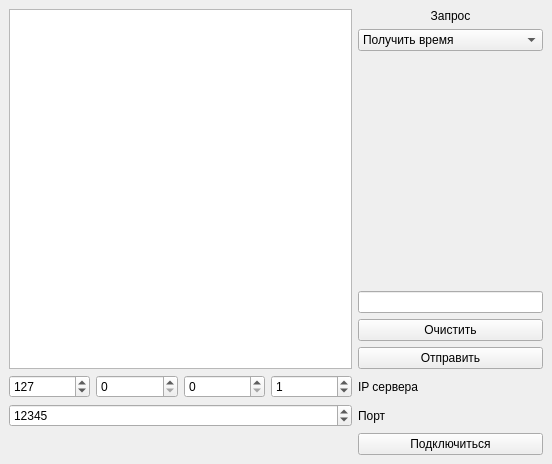
<?xml version="1.0" encoding="UTF-8"?>
<ui version="4.0">
 <class>MainWindow</class>
 <widget class="QMainWindow" name="MainWindow">
  <property name="geometry">
   <rect>
    <x>0</x>
    <y>0</y>
    <width>552</width>
    <height>464</height>
   </rect>
  </property>
  <property name="windowTitle">
   <string>TCPclient</string>
  </property>
  <widget class="QWidget" name="centralwidget">
   <layout class="QGridLayout" name="gridLayout">
    <item row="6" column="1">
     <widget class="QSpinBox" name="spB_ip3">
      <property name="sizePolicy">
       <sizepolicy hsizetype="Preferred" vsizetype="Fixed">
        <horstretch>0</horstretch>
        <verstretch>0</verstretch>
       </sizepolicy>
      </property>
      <property name="maximum">
       <number>255</number>
      </property>
     </widget>
    </item>
    <item row="6" column="3">
     <widget class="QSpinBox" name="spB_ip1">
      <property name="sizePolicy">
       <sizepolicy hsizetype="Preferred" vsizetype="Fixed">
        <horstretch>0</horstretch>
        <verstretch>0</verstretch>
       </sizepolicy>
      </property>
      <property name="maximum">
       <number>255</number>
      </property>
      <property name="value">
       <number>1</number>
      </property>
     </widget>
    </item>
    <item row="7" column="0" colspan="4">
     <widget class="QSpinBox" name="spB_port">
      <property name="minimum">
       <number>1</number>
      </property>
      <property name="maximum">
       <number>65535</number>
      </property>
      <property name="value">
       <number>12345</number>
      </property>
     </widget>
    </item>
    <item row="8" column="4">
     <widget class="QPushButton" name="pb_connect">
      <property name="sizePolicy">
       <sizepolicy hsizetype="Preferred" vsizetype="Fixed">
        <horstretch>0</horstretch>
        <verstretch>0</verstretch>
       </sizepolicy>
      </property>
      <property name="text">
       <string>Подключиться</string>
      </property>
     </widget>
    </item>
    <item row="6" column="2">
     <widget class="QSpinBox" name="spB_ip2">
      <property name="sizePolicy">
       <sizepolicy hsizetype="Preferred" vsizetype="Fixed">
        <horstretch>0</horstretch>
        <verstretch>0</verstretch>
       </sizepolicy>
      </property>
      <property name="maximum">
       <number>255</number>
      </property>
     </widget>
    </item>
    <item row="3" column="4">
     <widget class="QLineEdit" name="le_data">
      <property name="sizePolicy">
       <sizepolicy hsizetype="Preferred" vsizetype="Fixed">
        <horstretch>0</horstretch>
        <verstretch>0</verstretch>
       </sizepolicy>
      </property>
     </widget>
    </item>
    <item row="6" column="0">
     <widget class="QSpinBox" name="spB_ip4">
      <property name="sizePolicy">
       <sizepolicy hsizetype="Preferred" vsizetype="Fixed">
        <horstretch>0</horstretch>
        <verstretch>0</verstretch>
       </sizepolicy>
      </property>
      <property name="maximum">
       <number>255</number>
      </property>
      <property name="value">
       <number>127</number>
      </property>
     </widget>
    </item>
    <item row="5" column="4">
     <widget class="QPushButton" name="pb_request">
      <property name="sizePolicy">
       <sizepolicy hsizetype="Preferred" vsizetype="Fixed">
        <horstretch>0</horstretch>
        <verstretch>0</verstretch>
       </sizepolicy>
      </property>
      <property name="text">
       <string>Отправить</string>
      </property>
     </widget>
    </item>
    <item row="7" column="4">
     <widget class="QLabel" name="lb_port">
      <property name="text">
       <string>Порт</string>
      </property>
     </widget>
    </item>
    <item row="4" column="4">
     <widget class="QPushButton" name="pb_clear">
      <property name="sizePolicy">
       <sizepolicy hsizetype="Preferred" vsizetype="Fixed">
        <horstretch>0</horstretch>
        <verstretch>0</verstretch>
       </sizepolicy>
      </property>
      <property name="text">
       <string>Очистить</string>
      </property>
     </widget>
    </item>
    <item row="6" column="4">
     <widget class="QLabel" name="lb_ip">
      <property name="text">
       <string>IP сервера</string>
      </property>
     </widget>
    </item>
    <item row="8" column="0">
     <widget class="QLabel" name="lb_connectStatus">
      <property name="text">
       <string/>
      </property>
     </widget>
    </item>
    <item row="2" column="4">
     <spacer name="verticalSpacer">
      <property name="orientation">
       <enum>Qt::Orientation::Vertical</enum>
      </property>
      <property name="sizeHint" stdset="0">
       <size>
        <width>20</width>
        <height>40</height>
       </size>
      </property>
     </spacer>
    </item>
    <item row="0" column="4">
     <widget class="QLabel" name="lb_request">
      <property name="text">
       <string>Запрос</string>
      </property>
      <property name="alignment">
       <set>Qt::AlignmentFlag::AlignCenter</set>
      </property>
     </widget>
    </item>
    <item row="0" column="0" rowspan="6" colspan="4">
     <widget class="QTextBrowser" name="tb_result">
      <property name="sizePolicy">
       <sizepolicy hsizetype="Preferred" vsizetype="Expanding">
        <horstretch>0</horstretch>
        <verstretch>0</verstretch>
       </sizepolicy>
      </property>
     </widget>
    </item>
    <item row="1" column="4">
     <widget class="QComboBox" name="cb_request">
      <property name="sizePolicy">
       <sizepolicy hsizetype="Preferred" vsizetype="Fixed">
        <horstretch>0</horstretch>
        <verstretch>0</verstretch>
       </sizepolicy>
      </property>
      <item>
       <property name="text">
        <string>Получить время</string>
       </property>
      </item>
      <item>
       <property name="text">
        <string>Получить свободное место</string>
       </property>
      </item>
      <item>
       <property name="text">
        <string>Получить статистику</string>
       </property>
      </item>
      <item>
       <property name="text">
        <string>Отправить данные</string>
       </property>
      </item>
      <item>
       <property name="text">
        <string>Очистить память сервера</string>
       </property>
      </item>
     </widget>
    </item>
   </layout>
  </widget>
 </widget>
 <tabstops>
  <tabstop>tb_result</tabstop>
  <tabstop>spB_ip4</tabstop>
  <tabstop>spB_ip3</tabstop>
  <tabstop>spB_ip2</tabstop>
  <tabstop>spB_ip1</tabstop>
  <tabstop>spB_port</tabstop>
  <tabstop>cb_request</tabstop>
  <tabstop>le_data</tabstop>
  <tabstop>pb_clear</tabstop>
  <tabstop>pb_request</tabstop>
  <tabstop>pb_connect</tabstop>
 </tabstops>
 <resources/>
 <connections>
  <connection>
   <sender>pb_clear</sender>
   <signal>clicked()</signal>
   <receiver>tb_result</receiver>
   <slot>clear()</slot>
   <hints>
    <hint type="sourcelabel">
     <x>323</x>
     <y>360</y>
    </hint>
    <hint type="destinationlabel">
     <x>242</x>
     <y>348</y>
    </hint>
   </hints>
  </connection>
 </connections>
</ui>
